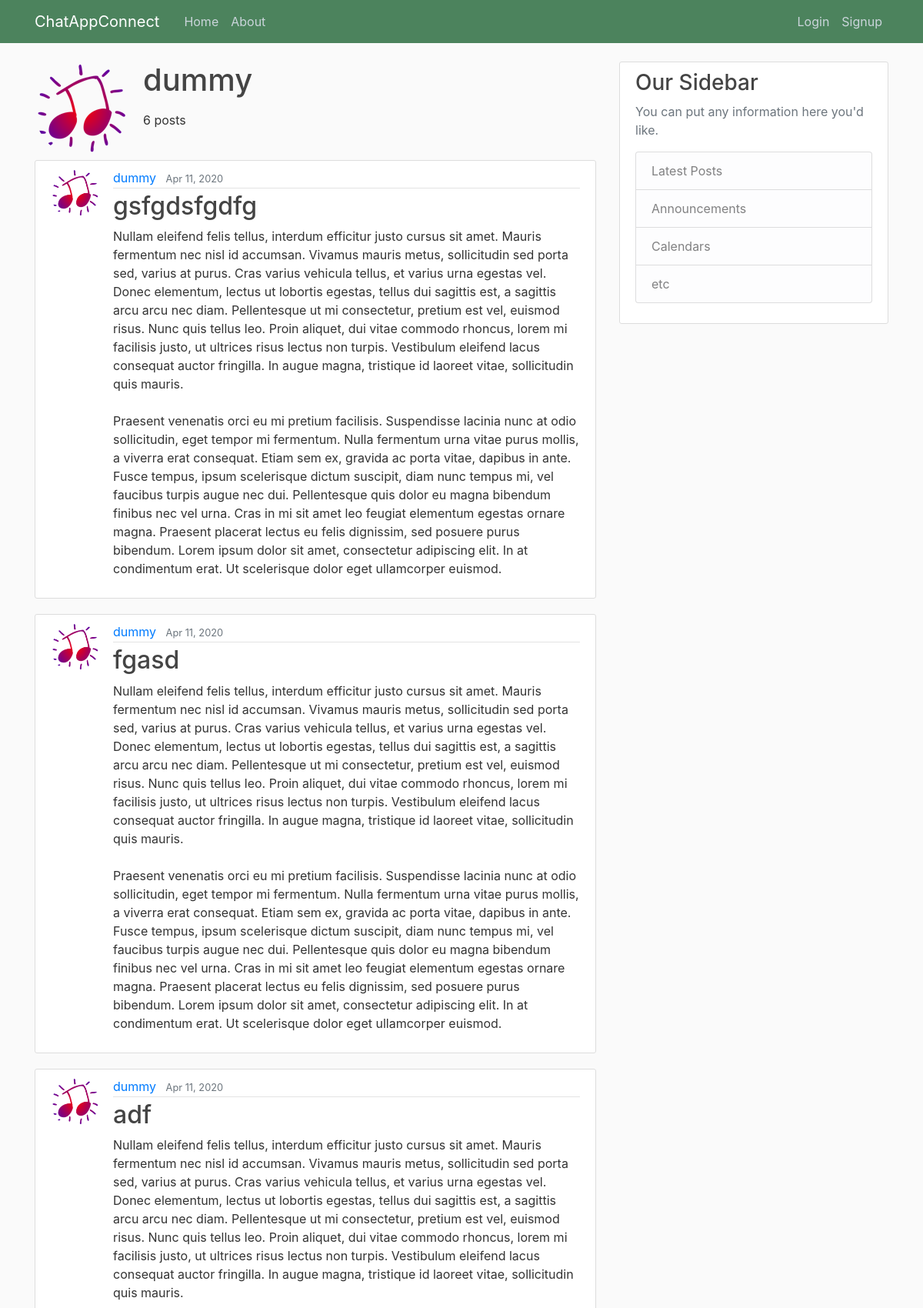
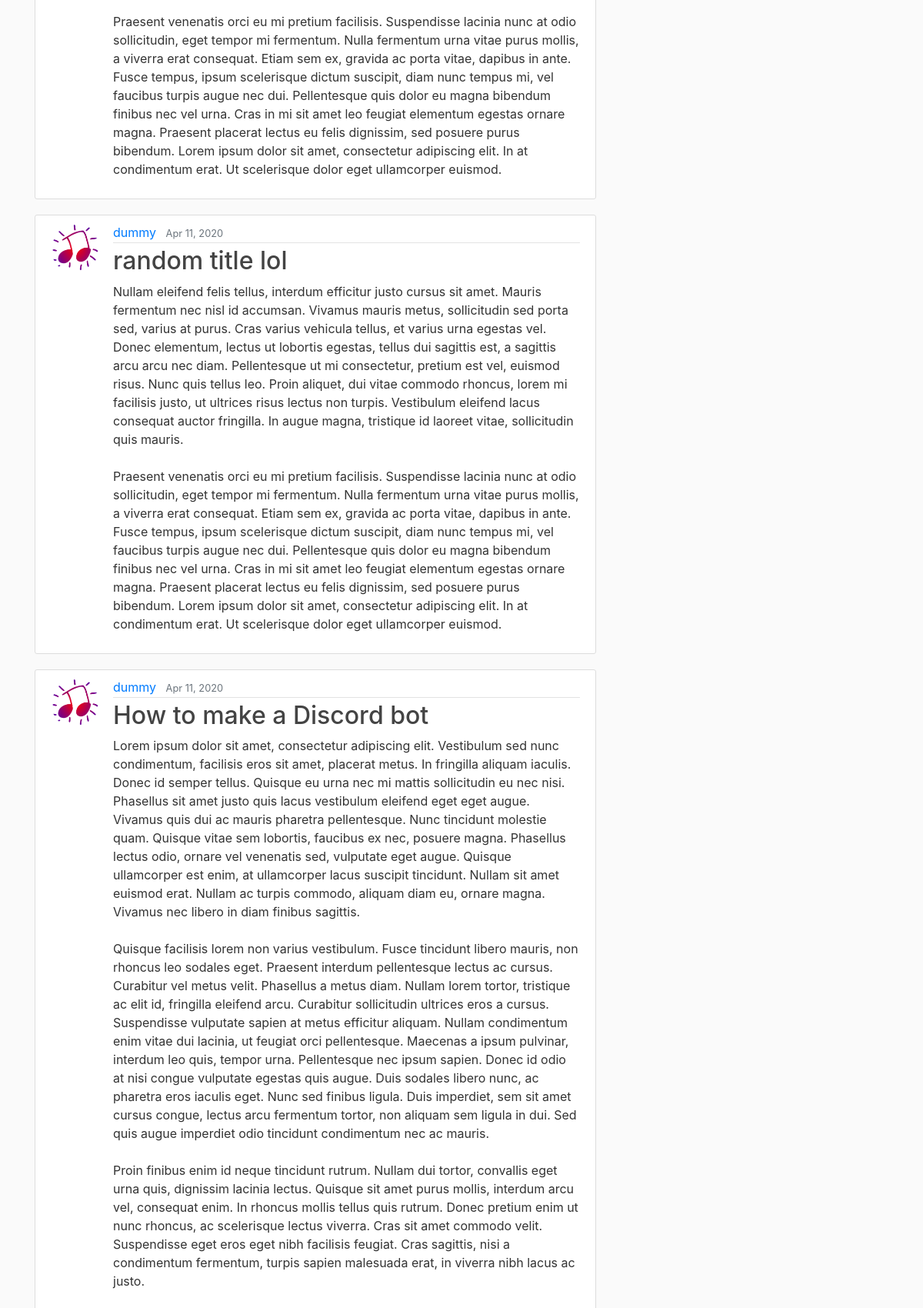
Page /user/dummy (upper part) on the committed database (2 pictures, top to bottom).
### chatappconnect/models.py (models this page shows, shortened)
class User(db.Model, UserMixin):
    id = db.Column(db.Integer, primary_key=True)
    username = db.Column(db.String(20), unique=True, nullable=False)
    email = db.Column(db.String(120), unique=True, nullable=False)
    image_file = db.Column(db.String(20), nullable=False, default="default.jpg")
    password = db.Column(db.String(60), nullable=False)
    posts = db.relationship("Post", backref="author", lazy=True)

class Post(db.Model):
    id = db.Column(db.Integer, primary_key=True)
    title = db.Column(db.String(100), nullable=False)
    date_posted = db.Column(db.DateTime, nullable=False, default=datetime.utcnow)
    content = db.Column(db.Text, nullable=False)
    user_id = db.Column(db.Integer, db.ForeignKey("user.id"), nullable=False)
    edited = db.Column(db.DateTime, nullable=True)

### chatappconnect/routes.py (the view)
@app.route("/user/<string:username>")
def user_profile(username):
    page = request.args.get("page", 1, type=int)
    user = User.query.filter_by(username=username).first_or_404()
    posts = Post.query.filter_by(author=user)\
        .order_by(Post.date_posted.desc())\
        .paginate(per_page=5, page=page)
    return render_template("user_profile.html", title=user.username, posts=posts, user=user)

### chatappconnect/templates/user_profile.html (shortened to what this page needs)
{% extends "layout.html" %}
{% block content %}
    <div>
        <img class="rounded-circle profile-img" src="{{ url_for('static', filename='profile_pics/' + user.image_file) }}">
        <h1 class="mb-3">{{ user.username }}</h1>
        <p class="mb-3">{{ posts.total }} posts</p>
        <br>
    </div>
    {% for post in posts.items %}
        <article class="media content-section">
            <img class="rounded-circle article-img" src="{{ url_for('static', filename='profile_pics/' + post.author.image_file) }}">
            <div class="media-body">
            <div class="article-metadata">
                <a class="mr-2" href="{{ url_for('user_profile', username=post.author.username) }}">{{ post.author.username }}</a>
                <small class="text-muted">{{ post.date_posted.strftime('%b %d, %Y') }}{% if post.edited %} (Edited){% endif %}</small>
            </div>
            <h2><a class="article-title" href="{{ url_for('post', post_id=post.id) }}">{{ post.title }}</a></h2>
            <p class="article-content">{{ post.content }}</p>
            </div>
        </article>
    {% endfor %}
{% endblock content %}

### chatappconnect/static/main.css (style rules this page uses)
body { background: #fafafa; color: #333333; margin-top: 5rem; }
h1, h2, h3, h4, h5, h6 { color: #444444; }
.content-section { background: #ffffff; padding: 10px 20px; border: 1px solid #dddddd; border-radius: 3px; margin-bottom: 20px; }
.article-title { color: #444444; }
.article-content { white-space: pre-line; }
.article-img { height: 65px; width: 65px; margin-right: 16px; }
.article-metadata { padding-bottom: 1px; margin-bottom: 4px; border-bottom: 1px solid #e3e3e3 }
.profile-img { margin-right: 16px; width: 125px; height: 125px; float: left; }

### rows in the picture
User: image_file (picture), username "dummy"
Post: image_file (picture), author.username "dummy", date_posted "Apr 11, 2020", title "gsfgdsfgdfg", content "Nullam eleifend felis tellus, interdum efficitur justo cursus sit amet. Mauris fermentum nec nisl id accumsan. Vivamus mauris metus, sollicitudin sed porta sed, varius at purus. Cras varius vehicula tellus, et varius urna egestas vel. Donec elementum, lectus ut lobortis egestas, tellus dui sagittis est, a sagittis arcu arcu nec diam. Pellentesque ut mi consectetur, pretium est vel, euismod risus. Nunc quis tellus leo. Proin aliquet, dui vitae commodo rhoncus, lorem mi facilisis justo, ut ultrices risus lectus non turpis. Vestibulum eleifend lacus consequat auctor fringilla. In augue magna, tristique id laoreet vitae, sollicitudin quis mauris. Praesent venenatis orci eu mi pretium facilisis.…"
Post: image_file (picture), author.username "dummy", date_posted "Apr 11, 2020", title "fgasd", content "Nullam eleifend felis tellus, interdum efficitur justo cursus sit amet. Mauris fermentum nec nisl id accumsan. Vivamus mauris metus, sollicitudin sed porta sed, varius at purus. Cras varius vehicula tellus, et varius urna egestas vel. Donec elementum, lectus ut lobortis egestas, tellus dui sagittis est, a sagittis arcu arcu nec diam. Pellentesque ut mi consectetur, pretium est vel, euismod risus. Nunc quis tellus leo. Proin aliquet, dui vitae commodo rhoncus, lorem mi facilisis justo, ut ultrices risus lectus non turpis. Vestibulum eleifend lacus consequat auctor fringilla. In augue magna, tristique id laoreet vitae, sollicitudin quis mauris. Praesent venenatis orci eu mi pretium facilisis.…"
Post: image_file (picture), author.username "dummy", date_posted "Apr 11, 2020", title "adf", content "Nullam eleifend felis tellus, interdum efficitur justo cursus sit amet. Mauris fermentum nec nisl id accumsan. Vivamus mauris metus, sollicitudin sed porta sed, varius at purus. Cras varius vehicula tellus, et varius urna egestas vel. Donec elementum, lectus ut lobortis egestas, tellus dui sagittis est, a sagittis arcu arcu nec diam. Pellentesque ut mi consectetur, pretium est vel, euismod risus. Nunc quis tellus leo. Proin aliquet, dui vitae commodo rhoncus, lorem mi facilisis justo, ut ultrices risus lectus non turpis. Vestibulum eleifend lacus consequat auctor fringilla. In augue magna, tristique id laoreet vitae, sollicitudin quis mauris. Praesent venenatis orci eu mi pretium facilisis.…"
Post: image_file (picture), author.username "dummy", date_posted "Apr 11, 2020", title "random title lol", content "Nullam eleifend felis tellus, interdum efficitur justo cursus sit amet. Mauris fermentum nec nisl id accumsan. Vivamus mauris metus, sollicitudin sed porta sed, varius at purus. Cras varius vehicula tellus, et varius urna egestas vel. Donec elementum, lectus ut lobortis egestas, tellus dui sagittis est, a sagittis arcu arcu nec diam. Pellentesque ut mi consectetur, pretium est vel, euismod risus. Nunc quis tellus leo. Proin aliquet, dui vitae commodo rhoncus, lorem mi facilisis justo, ut ultrices risus lectus non turpis. Vestibulum eleifend lacus consequat auctor fringilla. In augue magna, tristique id laoreet vitae, sollicitudin quis mauris. Praesent venenatis orci eu mi pretium facilisis.…"
Post: image_file (picture), author.username "dummy", date_posted "Apr 11, 2020", title "How to make a Discord bot"

### other values in the picture
{{ posts.total }} "6"
